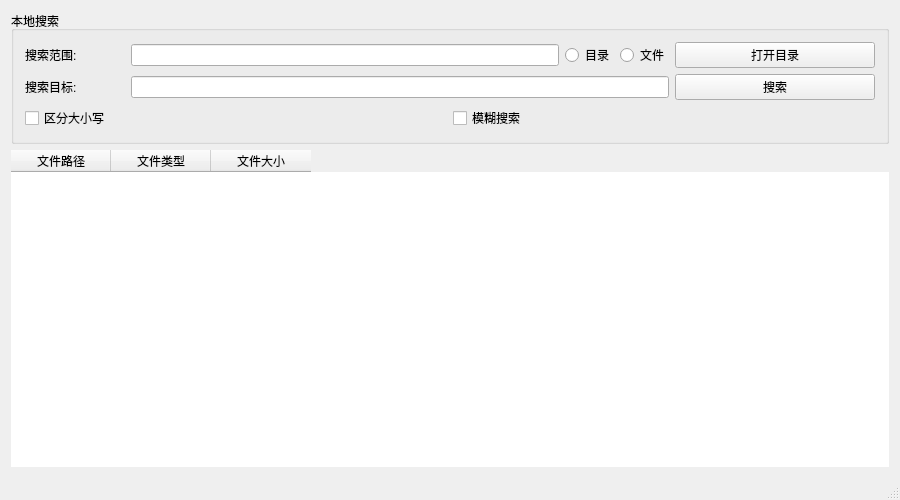
<?xml version="1.0" encoding="UTF-8"?>
<ui version="4.0">
 <class>MainWindow</class>
 <widget class="QMainWindow" name="MainWindow">
  <property name="geometry">
   <rect>
    <x>0</x>
    <y>0</y>
    <width>900</width>
    <height>500</height>
   </rect>
  </property>
  <property name="minimumSize">
   <size>
    <width>900</width>
    <height>500</height>
   </size>
  </property>
  <property name="windowTitle">
   <string>MainWindow</string>
  </property>
  <property name="styleSheet">
   <string notr="true">font: 75 10pt &quot;楷体&quot;;</string>
  </property>
  <widget class="QWidget" name="centralWidget">
   <layout class="QVBoxLayout" name="verticalLayout_2">
    <item>
     <widget class="QGroupBox" name="groupBox">
      <property name="title">
       <string>本地搜索</string>
      </property>
      <layout class="QVBoxLayout" name="verticalLayout">
       <item>
        <layout class="QHBoxLayout" name="horizontalLayout">
         <item>
          <widget class="QLabel" name="label">
           <property name="sizePolicy">
            <sizepolicy hsizetype="Fixed" vsizetype="Preferred">
             <horstretch>0</horstretch>
             <verstretch>0</verstretch>
            </sizepolicy>
           </property>
           <property name="minimumSize">
            <size>
             <width>100</width>
             <height>0</height>
            </size>
           </property>
           <property name="maximumSize">
            <size>
             <width>100</width>
             <height>16777215</height>
            </size>
           </property>
           <property name="text">
            <string>搜索范围:</string>
           </property>
          </widget>
         </item>
         <item>
          <widget class="QLineEdit" name="lineEdit_showDirectoryPath">
           <property name="enabled">
            <bool>true</bool>
           </property>
           <property name="focusPolicy">
            <enum>Qt::StrongFocus</enum>
           </property>
           <property name="readOnly">
            <bool>true</bool>
           </property>
          </widget>
         </item>
         <item>
          <widget class="QRadioButton" name="radioButton_chooseDirectory">
           <property name="text">
            <string>目录</string>
           </property>
          </widget>
         </item>
         <item>
          <widget class="QRadioButton" name="radioButton_chooseFile">
           <property name="text">
            <string>文件</string>
           </property>
          </widget>
         </item>
         <item>
          <widget class="QPushButton" name="pushButton_chooseDirectory">
           <property name="sizePolicy">
            <sizepolicy hsizetype="Fixed" vsizetype="Fixed">
             <horstretch>0</horstretch>
             <verstretch>0</verstretch>
            </sizepolicy>
           </property>
           <property name="minimumSize">
            <size>
             <width>200</width>
             <height>0</height>
            </size>
           </property>
           <property name="maximumSize">
            <size>
             <width>200</width>
             <height>16777215</height>
            </size>
           </property>
           <property name="text">
            <string>打开目录</string>
           </property>
          </widget>
         </item>
        </layout>
       </item>
       <item>
        <layout class="QHBoxLayout" name="horizontalLayout_2">
         <item>
          <widget class="QLabel" name="label_2">
           <property name="sizePolicy">
            <sizepolicy hsizetype="Fixed" vsizetype="Preferred">
             <horstretch>0</horstretch>
             <verstretch>0</verstretch>
            </sizepolicy>
           </property>
           <property name="minimumSize">
            <size>
             <width>100</width>
             <height>0</height>
            </size>
           </property>
           <property name="maximumSize">
            <size>
             <width>100</width>
             <height>16777215</height>
            </size>
           </property>
           <property name="text">
            <string>搜索目标:</string>
           </property>
          </widget>
         </item>
         <item>
          <widget class="QLineEdit" name="lineEdit_keyWord"/>
         </item>
         <item>
          <widget class="QPushButton" name="pushButton_search">
           <property name="sizePolicy">
            <sizepolicy hsizetype="Fixed" vsizetype="Fixed">
             <horstretch>0</horstretch>
             <verstretch>0</verstretch>
            </sizepolicy>
           </property>
           <property name="minimumSize">
            <size>
             <width>200</width>
             <height>0</height>
            </size>
           </property>
           <property name="maximumSize">
            <size>
             <width>200</width>
             <height>16777215</height>
            </size>
           </property>
           <property name="text">
            <string>搜索</string>
           </property>
          </widget>
         </item>
        </layout>
       </item>
       <item>
        <layout class="QHBoxLayout" name="horizontalLayout_3">
         <item>
          <widget class="QCheckBox" name="checkBox">
           <property name="text">
            <string>区分大小写</string>
           </property>
          </widget>
         </item>
         <item>
          <widget class="QCheckBox" name="checkBox_2">
           <property name="text">
            <string>模糊搜索</string>
           </property>
          </widget>
         </item>
        </layout>
       </item>
      </layout>
     </widget>
    </item>
    <item>
     <widget class="MyQTableWidget" name="tableWidget_searchResult">
      <property name="styleSheet">
       <string notr="true">QTableView{
        border:none;
}
QTableView::item:selected{
        color:white;
        background:rgb(188,220,244);
}</string>
      </property>
      <property name="editTriggers">
       <set>QAbstractItemView::NoEditTriggers</set>
      </property>
      <property name="selectionMode">
       <enum>QAbstractItemView::SingleSelection</enum>
      </property>
      <property name="selectionBehavior">
       <enum>QAbstractItemView::SelectRows</enum>
      </property>
      <property name="showGrid">
       <bool>false</bool>
      </property>
      <property name="gridStyle">
       <enum>Qt::NoPen</enum>
      </property>
      <column>
       <property name="text">
        <string>文件路径</string>
       </property>
      </column>
      <column>
       <property name="text">
        <string>文件类型</string>
       </property>
      </column>
      <column>
       <property name="text">
        <string>文件大小</string>
       </property>
      </column>
     </widget>
    </item>
   </layout>
  </widget>
  <widget class="QMenuBar" name="menuBar">
   <property name="geometry">
    <rect>
     <x>0</x>
     <y>0</y>
     <width>900</width>
     <height>23</height>
    </rect>
   </property>
  </widget>
  <widget class="QStatusBar" name="statusBar"/>
 </widget>
 <layoutdefault spacing="6" margin="11"/>
 <customwidgets>
  <customwidget>
   <class>MyQTableWidget</class>
   <extends>QTableWidget</extends>
   <header>myqtablewidget.h</header>
  </customwidget>
 </customwidgets>
 <resources/>
 <connections/>
</ui>
